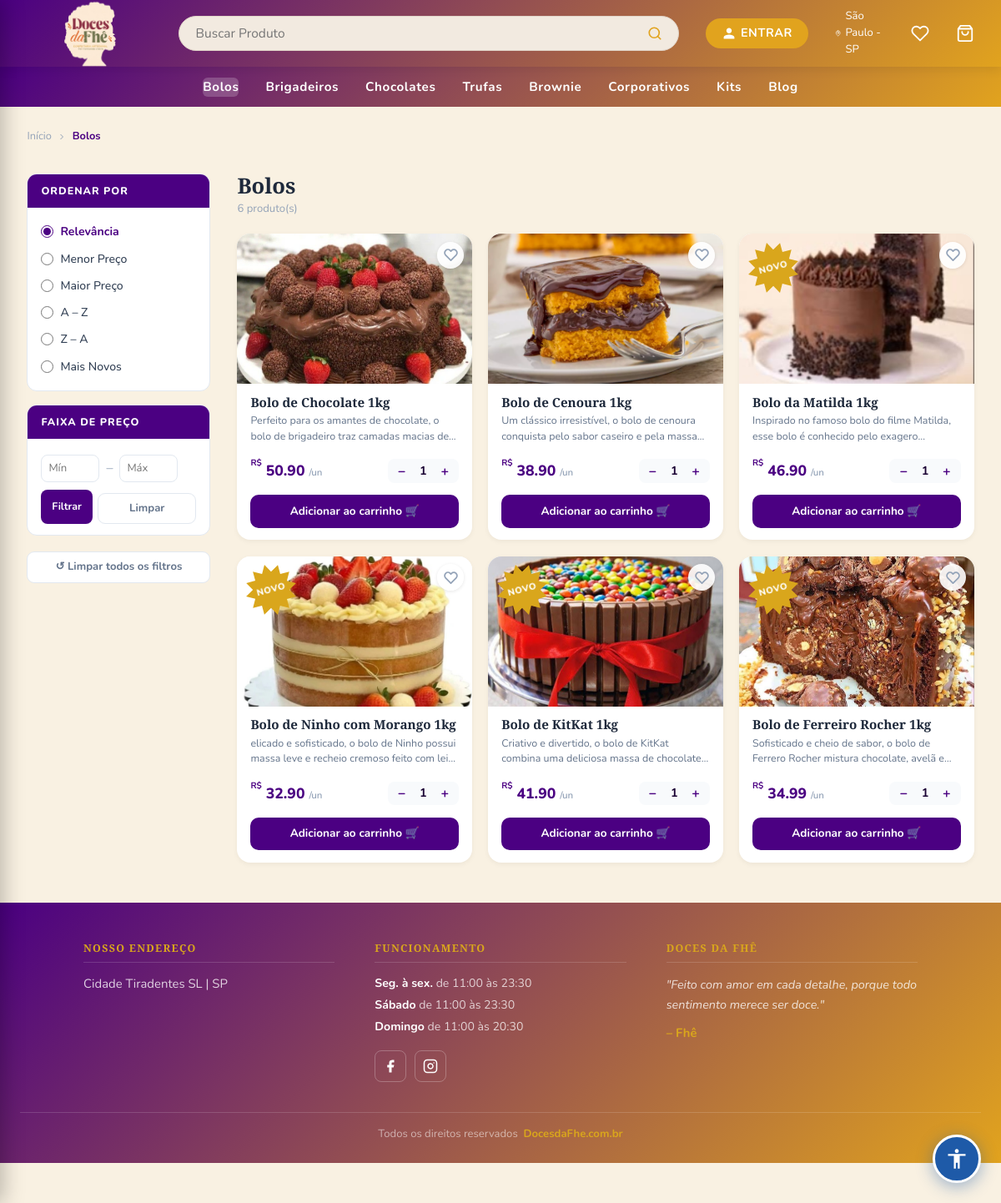
The app's page /categoria/bolos with its own data.
### models.py (models this page shows, shortened)
class Product(db.Model):
    __tablename__ = "products"
    id          = db.Column(db.Integer, primary_key=True)
    name        = db.Column(db.String(200), nullable=False, index=True)
    resumo      = db.Column(db.String(400), nullable=True)
    description = db.Column(db.String(800), nullable=False)
    image_url   = db.Column(db.String(300))
    price       = db.Column(db.Numeric(10, 2), nullable=False)
    category          = db.Column(db.String(100), nullable=True, default='geral')  # ✅ NOVO
    ativo             = db.Column(db.Boolean, default=True, nullable=False)
    estoque           = db.Column(db.Integer, default=0, nullable=False)
    estoque_minimo    = db.Column(db.Integer, default=5, nullable=False)
    quantidade_minima = db.Column(db.Integer, default=1, nullable=False)
    quantidade_maxima = db.Column(db.Integer, nullable=True)
    created_at     = db.Column(db.DateTime, default=datetime.utcnow)

### app.py (the view)
@app.route('/categoria/<nome>')
def categoria(nome):
    if nome == 'corporativos':
        return redirect(url_for('corporativo'))
    produtos = Product.query.filter_by(category=nome, ativo=True).all()
    fav_p, fav_k, fav_e = _fav_sets(current_user.id) if current_user.is_authenticated else (set(), set(), set())
    return render_template('product/categoria.html', produtos=produtos, categoria=nome,
                           fav_p=fav_p, fav_k=fav_k, fav_e=fav_e)

### app.py (called while the page is built)
@app.context_processor
def inject_globals():
    if current_user.is_authenticated:
        total_itens = db.session.query(
            db.func.sum(CarrinhoItem.quantidade)
        ).filter_by(user_id=current_user.id).scalar() or 0
    else:
        total_itens = 0
    site_config = SiteConfig.query.first()
    return dict(carrinho_total=total_itens, site_config=site_config)

### templates/product/categoria.html (shortened to what this page needs)
{% extends "admin/base.html" %}
{% block styles %}
<link rel="stylesheet" href="{{ url_for('static', filename='dashboard.css') }}">
{% endblock %}
{% block content %}
<header>
  <div class="logo">
    <a href="{{ url_for('dashboard') }}">
      <img class="logo-img" src="{{ url_for('static', filename=site_config.logo_url if site_config and site_config.logo_url else 'uploads/logo.png') }}" alt="{{ site_config.site_name if site_config else 'Doces da Fhê' }}" />
    </a>
  </div>
  <div class="search-bar-wrap">
    <div class="search-bar">
      <input type="text" id="searchInput" placeholder="Buscar Produto"
             onkeydown="if(event.key==='Enter') buscarGlobal()" />
      <button onclick="buscarGlobal()" aria-label="Buscar"><svg xmlns="http://www.w3.org/2000/svg" width="18" height="18" viewBox="0 0 24 24" fill="none" stroke="currentColor" stroke-width="2.2" stroke-linecap="round" stroke-linejoin="round"><circle cx="11" cy="11" r="8"/><line x1="21" y1="21" x2="16.65" y2="16.65"/></svg></button>
    </div>
  </div>
  <div class="header-right">
    {% if current_user.is_authenticated %}
      <div class="user-menu">
        <span class="btn-entrar user-btn" onclick="this.closest('.user-menu').classList.toggle('open')"><svg xmlns="http://www.w3.org/2000/svg" width="16" height="16" viewBox="0 0 24 24" fill="currentColor"><path d="M12 12c2.7 0 4.8-2.1 4.8-4.8S14.7 2.4 12 2.4 7.2 4.5 7.2 7.2 9.3 12 12 12zm0 2.4c-3.2 0-9.6 1.6-9.6 4.8v2.4h19.2v-2.4c0-3.2-6.4-4.8-9.6-4.8z"/></svg> Bem-vindo, {% if current_user.is_admin %}Admin{% else %}{{ (current_user.name or current_user.email).split()[0] }}{% endif %}</span>
        <div class="user-dropdown">
          <a href="{{ url_for('meus_pedidos') }}" class="user-dropdown-item">Meus Pedidos</a>
          <a href="{{ url_for('logout') }}" class="user-dropdown-item">Sair &rarr;</a>
        </div>
      </div>
    {% else %}
      <a href="{{ url_for('login') }}" class="btn-entrar"><svg xmlns="http://www.w3.org/2000/svg" width="16" height="16" viewBox="0 0 24 24" fill="currentColor"><path d="M12 12c2.7 0 4.8-2.1 4.8-4.8S14.7 2.4 12 2.4 7.2 4.5 7.2 7.2 9.3 12 12 12zm0 2.4c-3.2 0-9.6 1.6-9.6 4.8v2.4h19.2v-2.4c0-3.2-6.4-4.8-9.6-4.8z"/></svg> ENTRAR</a>
    {% endif %}
    <span class="location">
      São Paulo - SP
    </span>
    <a href="{{ url_for('favoritos') }}" class="cart-icon-wrap" title="Favoritos">
      <svg width="22" height="22" viewBox="0 0 24 24" fill="none" stroke="white" stroke-width="2" stroke-linecap="round" stroke-linejoin="round">
        <path d="M20.84 4.61a5.5 5.5 0 0 0-7.78 0L12 5.67l-1.06-1.06a5.5 5.5 0 0 0-7.78 7.78l1.06 1.06L12 21.23l7.78-7.78 1.06-1.06a5.5 5.5 0 0 0 0-7.78z"/>
      </svg>
    </a>
    <a href="{{ url_for('carrinho') }}" class="cart-icon-wrap">
      <svg width="22" height="22" fill="white" viewBox="0 0 24 24">
        <path d="M6 2 3 6v14a2 2 0 0 0 2 2h14a2 2 0 0 0 2-2V6l-3-4zM3 6h18M16 10a4 4 0 0 1-8 0"
              stroke="white" stroke-width="2" fill="none" stroke-linecap="round" stroke-linejoin="round"/>
      </svg>
    </a>
  </div>
</header>
<nav>
  <a href="{{ url_for('categoria', nome='bolos') }}"         class="{% if categoria == 'bolos' %}nav-active{% endif %}">Bolos</a>
  <a href="{{ url_for('categoria', nome='brigadeiros') }}"   class="{% if categoria == 'brigadeiros' %}nav-active{% endif %}">Brigadeiros</a>
  <a href="{{ url_for('categoria', nome='chocolates') }}"    class="{% if categoria == 'chocolates' %}nav-active{% endif %}">Chocolates</a>
  <a href="{{ url_for('categoria', nome='trufas') }}"        class="{% if categoria == 'trufas' %}nav-active{% endif %}">Trufas</a>
  <a href="{{ url_for('categoria', nome='brownie') }}"       class="{% if categoria == 'brownie' %}nav-active{% endif %}">Brownie</a>
  <a href="{{ url_for('categoria', nome='corporativos') }}"  class="{% if categoria == 'corporativos' %}nav-active{% endif %}">Corporativos</a>
  <a href="{{ url_for('kits_loja') }}">Kits</a>
  <a href="{{ url_for('blog.index') }}">Blog</a>
</nav>
<div class="cat-wrap">
  <div class="cat-breadcrumb">
    <a href="{{ url_for('dashboard') }}">Início</a>
    <svg width="12" height="12" viewBox="0 0 24 24" fill="none" stroke="currentColor" stroke-width="2"><polyline points="9 18 15 12 9 6"/></svg>
    <span>{{ categoria | capitalize }}</span>
  </div>
  <aside class="cat-sidebar" id="catSidebar">
    <div class="cat-filter-box">
      <div class="cat-filter-title">Ordenar por</div>
      <div class="cat-filter-body">
        <label class="cat-filter-option active-opt">
          <input type="radio" name="ordenar" value="relevancia" checked onchange="ordenar(this.value)"> Relevância
        </label>
        <label class="cat-filter-option">
          <input type="radio" name="ordenar" value="menor_preco" onchange="ordenar(this.value)"> Menor Preço
        </label>
        <label class="cat-filter-option">
          <input type="radio" name="ordenar" value="maior_preco" onchange="ordenar(this.value)"> Maior Preço
        </label>
        <label class="cat-filter-option">
          <input type="radio" name="ordenar" value="az" onchange="ordenar(this.value)"> A – Z
        </label>
        <label class="cat-filter-option">
          <input type="radio" name="ordenar" value="za" onchange="ordenar(this.value)"> Z – A
        </label>
        <label class="cat-filter-option">
          <input type="radio" name="ordenar" value="novos" onchange="ordenar(this.value)"> Mais Novos
        </label>
      </div>
    </div>
    <div class="cat-filter-box">
      <div class="cat-filter-title">Faixa de Preço</div>
      <div class="cat-filter-body">
        <div class="price-range-row">
          <input type="number" id="precoMin" placeholder="Mín" min="0" step="0.01">
          <span style="color:#94a3b8;">–</span>
          <input type="number" id="precoMax" placeholder="Máx" min="0" step="0.01">
        </div>
        <div style="margin-top:.6rem;display:flex;gap:.4rem;">
          <button class="btn-filtrar-preco" onclick="filtrarPreco()">Filtrar</button>
          <button class="btn-limpar-filtros" onclick="limparPreco()">Limpar</button>
        </div>
      </div>
    </div>
    <button class="btn-limpar-filtros" onclick="limparTudo()">↺ Limpar todos os filtros</button>
  </aside>
  <div>
    <div class="cat-main-header">
      <div>
        <h1 class="cat-main-title">{{ categoria | capitalize }}</h1>
        <div class="cat-count" id="catCount">{{ produtos | length }} produto(s)</div>
      </div>
    </div>
    <div class="cat-grid" id="catGrid">
      {% if produtos %}
        {% for p in produtos %}
        <div class="cat-card produto-item"
             data-nome="{{ p.name | lower }}"
             data-preco="{{ p.price }}"
             data-created="{{ p.created_at.timestamp() if p.created_at else 0 }}">
          <button class="btn-fav {% if p.id in fav_p %}ativo{% endif %}"
                  data-tipo="produto" data-id="{{ p.id }}"
                  onclick="toggleFav(this)" title="Favoritar">
            <svg viewBox="0 0 24 24" width="17" height="17"><path d="M20.84 4.61a5.5 5.5 0 0 0-7.78 0L12 5.67l-1.06-1.06a5.5 5.5 0 0 0-7.78 7.78l1.06 1.06L12 21.23l7.78-7.78 1.06-1.06a5.5 5.5 0 0 0 0-7.78z"/></svg>
          </button>
          {% if site_config.new_badge_ativo != false and p.created_at and (now() - p.created_at).days < (site_config.new_badge_days or 7) %}
          <span class="badge-novo">Novo</span>
          {% endif %}
          <a href="{{ url_for('produto_detalhe', id=p.id) }}" style="text-decoration:none;color:inherit;display:block;">
            <div class="cat-card-img">
              {% if p.image_url %}
                <img src="{{ url_for('static', filename=p.image_url) }}" alt="{{ p.name }}">
              {% else %}🍰{% endif %}
            </div>
            <div class="cat-card-body">
              <h3>{{ p.name }}</h3>
              {% if p.description %}<p>{{ p.description }}</p>{% endif %}
            </div>
          </a>
          <div class="cat-card-footer">
            <div class="cat-price">
              <sup>R$</sup> {{ "%.2f"|format(p.price) }}
              <span class="per">/un</span>
            </div>
            <div class="cat-qty" id="qty-{{ p.id }}">
              <button onclick="changeQty('{{ p.id }}', -1)">−</button>
              <span>1</span>
              <button onclick="changeQty('{{ p.id }}', 1)">+</button>
            </div>
          </div>
          <form method="POST" action="{{ url_for('adicionar_carrinho') }}">
            <button type="submit" class="btn-add-cart">Adicionar ao carrinho 🛒</button>
          </form>
        </div>
        {% endfor %}
      {% else %}
        <div class="cat-vazio">
          <div style="font-size:3rem;">🍬</div>
          <p>Nenhum produto encontrado nesta categoria.</p>
        </div>
      {% endif %}
    </div>
  </div>
</div>
<footer class="footer">
  <div class="footer-container">
    <div class="footer-col">
      <h3 class="footer-titulo">NOSSO ENDEREÇO</h3>
      <p class="footer-endereco">Cidade Tiradentes SL | SP</p>
    </div>
    <div class="footer-col">
      <h3 class="footer-titulo">FUNCIONAMENTO</h3>
      <p class="footer-hora"><strong>Seg. à sex.</strong> de 11:00 às 23:30</p>
      <p class="footer-hora"><strong>Sábado</strong> de 11:00 às 23:30</p>
      <p class="footer-hora"><strong>Domingo</strong> de 11:00 às 20:30</p>
      <div class="footer-social">
        <a href="https://www.facebook.com/Docesdafhe/?ref=NONE_xav_ig_profile_page_web" target="_blank" rel="noopener" class="social-icon" aria-label="Facebook">
          <svg xmlns="http://www.w3.org/2000/svg" width="18" height="18" viewBox="0 0 24 24" fill="currentColor"><path d="M18 2h-3a5 5 0 0 0-5 5v3H7v4h3v8h4v-8h3l1-4h-4V7a1 1 0 0 1 1-1h3z"/></svg>
        </a>
        <a href="https://www.instagram.com/docesdafhe/" target="_blank" rel="noopener" class="social-icon" aria-label="Instagram">
        </a>
      </div>
    </div>
    <div class="footer-col">
      <h3 class="footer-titulo">DOCES DA FHÊ</h3>
      <p class="footer-quote">"Feito com amor em cada detalhe, porque todo sentimento merece ser doce."</p>
      <p class="footer-assinatura">– Fhê</p>
    </div>
  </div>
  <div class="footer-bottom">
    Todos os direitos reservados &nbsp;<a href="#" class="footer-site">DocesdaFhe.com.br</a>
  </div>
</footer>
{% endblock %}

### static/accessibility.css (style rules this page uses)
:root { --acc-blue: #1E5AA8; --acc-blue-dark: #154080; --acc-blue-light: #dbeafe; }

### templates/admin/base.html (style rules this page uses)
:root { --color-primary: #5B6D3D; --color-secondary: #D67155; --color-accent: #F3B651; --color-dark: #932E50; --color-bg: #F4F6FB; --color-white: #FFFFFF; --color-text: #1e293b; --color-muted: #64748b; --color-border: #e2e8f0; --sidebar-bg: #D67155; --sidebar-hover: rgba(255,255,255,.12); --sidebar-active: rgba(255,255,255,.2); --shadow-sm: 0 1px 4px rgba(0,0,0,.06); --shadow-md: 0 4px 12px rgba(0,0,0,.08); --shadow-lg: 0 8px 24px rgba(0,0,0,.12); --radius-sm: 6px; --radius-md: 10px; --radius-lg: 16px; }
*, *::before, *::after { box-sizing: border-box; }
body { font-family: 'Nunito', sans-serif !important; background: var(--color-bg); color: var(--color-text); margin: 0 !important; padding: 0 !important; }

### records on screen
Product: image_url (picture), name "Bolo de Chocolate 1kg", description "Perfeito para os amantes de chocolate, o bolo de brigadeiro traz camadas macias…", price "50.90"
Product: image_url (picture), name "Bolo de Cenoura 1kg", description "Um clássico irresistível, o bolo de cenoura conquista pelo sabor caseiro e pela…", price "38.90"
Product: image_url (picture), name "Bolo da Matilda 1kg", description "Inspirado no famoso bolo do filme Matilda, esse bolo é conhecido pelo…", price "46.90"
Product: image_url (picture), name "Bolo de Ninho com Morango 1kg", description "elicado e sofisticado, o bolo de Ninho possui massa leve e recheio cremoso feito com…", price "32.90"
Product: image_url (picture), name "Bolo de KitKat 1kg", description "Criativo e divertido, o bolo de KitKat combina uma deliciosa massa de…", price "41.90"
Product: image_url (picture), name "Bolo de Ferreiro Rocher 1kg", description "Sofisticado e cheio de sabor, o bolo de Ferrero Rocher mistura chocolate, avelã…", price "34.99"

### other values on screen
{{ categoria | capitalize }} "Bolos"
{{ produtos | length }} "6"
